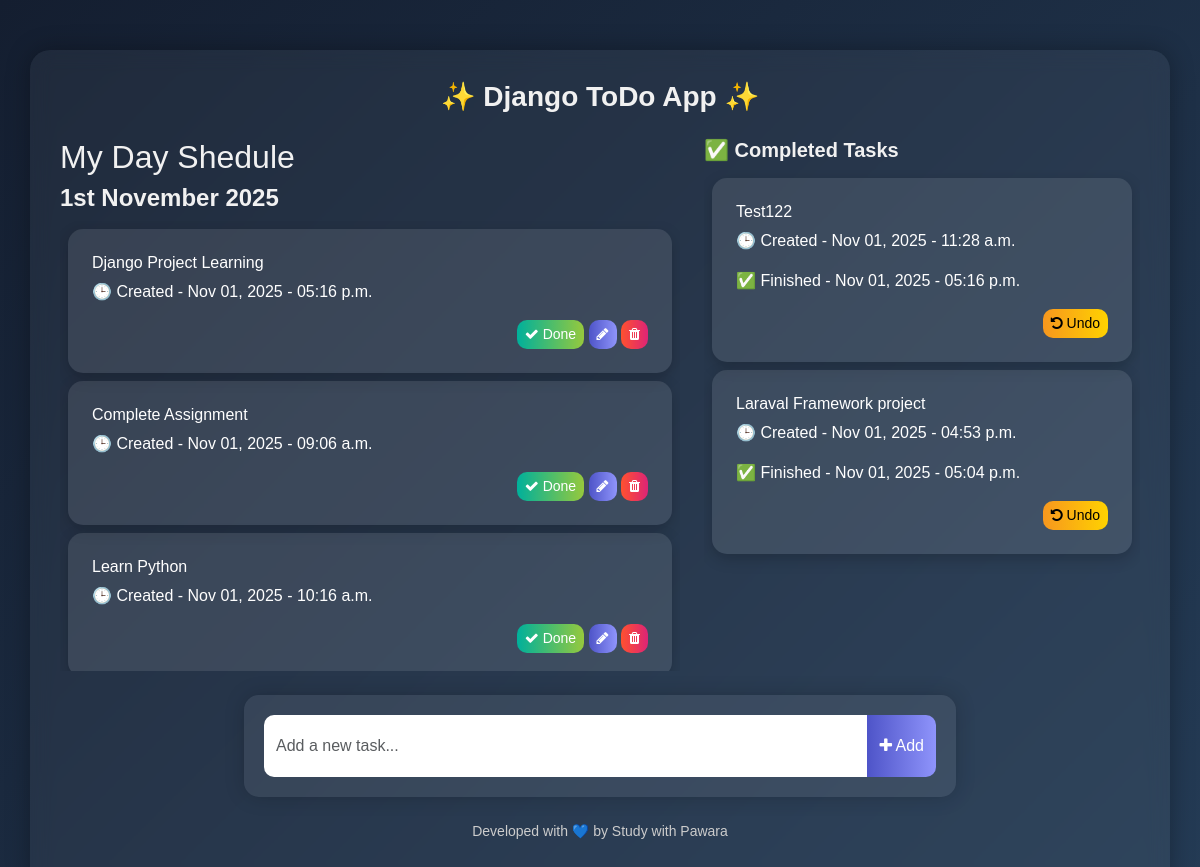
The page / on the database its author committed.
### todo/models.py (models this page shows, shortened)
class Task(models.Model):
    task = models.CharField(max_length=250)
    is_completed = models.BooleanField(default=False)
    created_at = models.DateTimeField(auto_now_add=True)
    updated_at = models.DateTimeField(auto_now=True)

### todo_main/views.py (the view)
# urls.py: path('', views.home, name='home'),
def home(request):
    tasks = Task.objects.filter(is_completed=False).order_by('-updated_at')
    completed_task = Task.objects.filter(is_completed=True)
    context ={
        'tasks': tasks,
        'completed_task':completed_task,
    }
    return render(request,'home.html', context)

### templates/home.html (shortened to what this page needs)
<!DOCTYPE html>
<html lang="en">
<head>
  <link href="https://cdn.jsdelivr.net/npm/bootstrap@5.3.0-alpha1/dist/css/bootstrap.min.css" rel="stylesheet">
  <link rel="stylesheet" href="https://cdnjs.cloudflare.com/ajax/libs/font-awesome/4.7.0/css/font-awesome.min.css">
</head>
<body>
  <div class="container">
    <h3 class="text-center mb-4">✨ Django ToDo App ✨</h3>
    <div class="row">
      <div class="col-lg-7">
        <h2>My Day Shedule </h2>
        <h4>{% now "jS F Y" %}</h4>
        <div style="height: 450px; overflow-y: auto;">
          {% for task in tasks %}
          <div class="card m-2 p-2">
            <div class="card-body">
              <h6>{{ task.task }}</h6>
              <p>🕒 Created - {{ task.created_at|date:"M d, Y - h:i a" }}</p>
              <div class="text-end">
                <a href="{% url 'mark_as_done' task.pk %}" class="btn btn-success btn-sm"><i class="fa fa-check"></i>  Done</a>
                <a href="{% url 'edit_task' task.id %}" class="btn btn-primary btn-sm"><i class="fa fa-pencil"></i></a>
                <a href="{% url 'delete_task' task.id %}" class="btn btn-danger btn-sm"><i class="fa fa-trash"></i></a>
              </div>
            </div>
          </div>
          {% endfor %}
        </div>
      </div>
      <div class="col-lg-5">
        <h5>✅ Completed Tasks</h5>
        <div style="height: 450px; overflow-y: auto;">
          {% for task in completed_task %}
          <div class="card m-2 p-2">
            <div class="card-body">
              <h6>{{ task.task }}</h6>
              <p>🕒 Created - {{ task.created_at|date:"M d, Y - h:i a" }}</p>
              <p>✅ Finished - {{ task.updated_at|date:"M d, Y - h:i a" }}</p>
              <div class="text-end">
                <a href="{% url 'mark_as_undone' task.pk %}" class="btn btn-warning btn-sm"><i class="fa fa-undo"></i>  Undo </a>
              </div>
            </div>
          </div>
          {% endfor %}
        </div>
      </div>
    </div>
    <div class="row mt-4 justify-content-center">
      <div class="col-md-8">
        <form action="{% url 'addTask' %}" method="POST">
          <div class="input-group">
            <input type="text" name="task" class="form-control" placeholder="Add a new task...">
            <button type="submit" class="btn btn-primary"><i class="fa fa-plus"></i> Add</button>
          </div>
        </form>
      </div>
    </div>
    <footer class="mt-4">
      <p>Developed with 💙 by Study with Pawara</p>
    </footer>
  </div>
</body>
</html>

### templates/home.html (style rules this page uses)
body { background: linear-gradient(135deg, #141E30, #243B55); color: #f1f1f1; font-family: 'Poppins', sans-serif; min-height: 100vh; overflow-x: hidden; }
h3, h4, h5 { font-weight: 600; }
.container { margin-top: 50px; padding: 30px; background: rgba(255, 255, 255, 0.05); backdrop-filter: blur(10px); border-radius: 20px; box-shadow: 0 0 25px rgba(0, 0, 0, 0.3); }
.card { background: rgba(255, 255, 255, 0.1); border: none; color: #fff; border-radius: 15px; box-shadow: 0 5px 15px rgba(0,0,0,0.2); transition: transform 0.3s ease, box-shadow 0.3s ease; animation: fadeInUp 0.6s ease forwards; }
.btn { border: none; border-radius: 10px; transition: all 0.3s ease-in-out; font-weight: 500; }
.btn-primary { background: linear-gradient(90deg, #4e54c8, #8f94fb); }
.btn-success { background: linear-gradient(90deg, #00b09b, #96c93d); }
.btn-danger { background: linear-gradient(90deg, #ff512f, #dd2476); }
.btn-warning { background: linear-gradient(90deg, #f7971e, #ffd200); color: #000; }
.form-control { padding: 1.2rem .75rem !important; border-radius: 10px; border: none; outline: none; transition: all 0.3s ease-in-out; }
form { background: rgba(255,255,255,0.08); padding: 20px; border-radius: 15px; box-shadow: 0 0 20px rgba(0,0,0,0.2); }
footer { text-align: center; color: #ccc; font-size: 14px; margin-top: 40px; }

### rows shown on the page
Task: task "Django Project Learning", created_at "Nov 01, 2025 - 05:16 p.m."
Task: task "Complete Assignment", created_at "Nov 01, 2025 - 09:06 a.m."
Task: task "Learn Python", created_at "Nov 01, 2025 - 10:16 a.m."
Task: task "Test122", created_at "Nov 01, 2025 - 11:28 a.m.", updated_at "Nov 01, 2025 - 05:16 p.m."
Task: task "Laraval Framework project", created_at "Nov 01, 2025 - 04:53 p.m.", updated_at "Nov 01, 2025 - 05:04 p.m."
